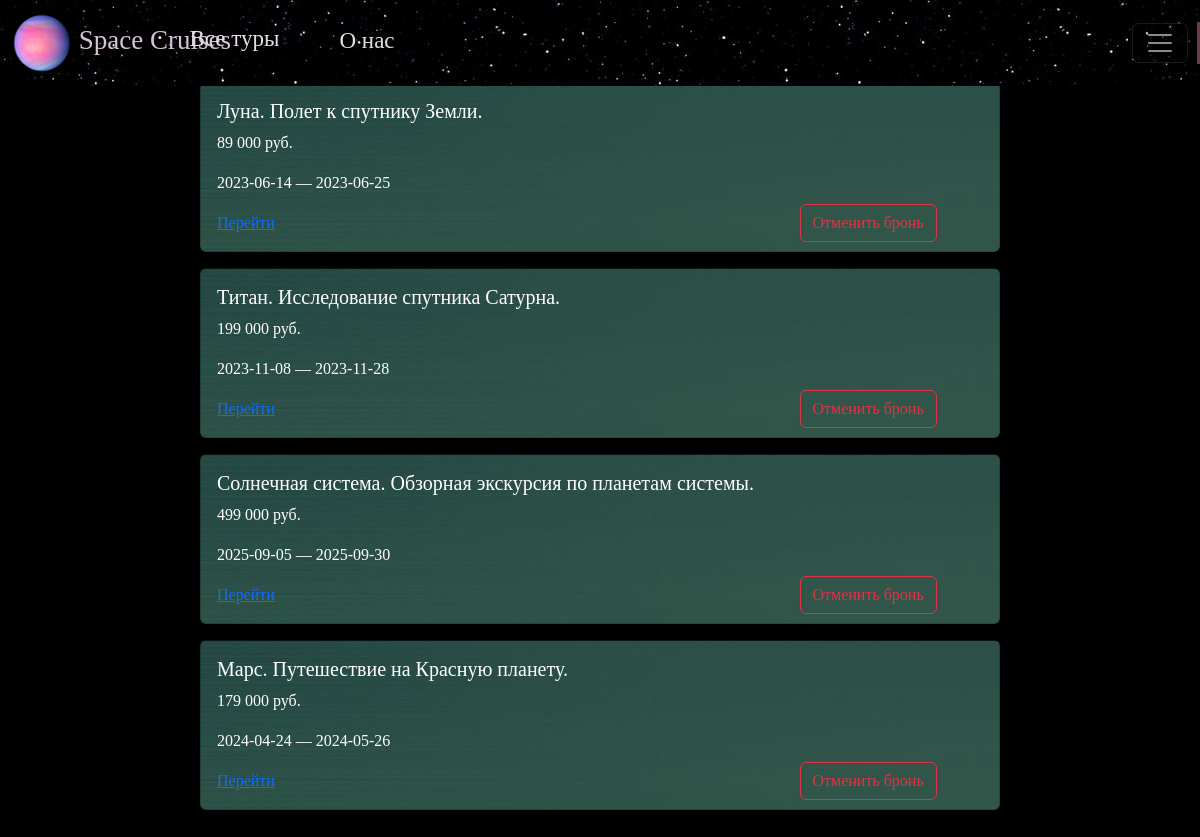
/booked_tours (signed in), run on the app's committed database.
### data/tours_form.py (models this page shows)
class Tour(SqlAlchemyBase, SerializerMixin):
    __tablename__ = 'tours'
    id = sqlalchemy.Column(sqlalchemy.Integer, primary_key=True, autoincrement=True)
    name = sqlalchemy.Column(sqlalchemy.String, nullable=True)
    description = sqlalchemy.Column(sqlalchemy.String, nullable=True)
    start_date = sqlalchemy.Column(sqlalchemy.DateTime)
    end_date = sqlalchemy.Column(sqlalchemy.DateTime)
    image = sqlalchemy.Column(sqlalchemy.String, nullable=True)
    price = sqlalchemy.Column(sqlalchemy.Integer, nullable=True)
    full_description = sqlalchemy.Column(sqlalchemy.String, nullable=True)
    arrival = sqlalchemy.Column(sqlalchemy.String, nullable=True)
    location = sqlalchemy.Column(sqlalchemy.String, nullable=True)
    go_back = sqlalchemy.Column(sqlalchemy.String, nullable=True)
    users = orm.relationship("User", secondary="users_to_tours",
                             backref="tours", lazy='subquery')
    users_who_booked = orm.relationship("User", secondary="users_to_booked_tours",
                                        backref="booked_tours",
                                        lazy='subquery')
    feedbacks = orm.relationship("Feedback", back_populates='tour')  # Список отзывов о туре

### main.py (the view)
@app.route("/booked_tours")  # Забронированные полеты
def booked_tours():
    cur_url(request.base_url)
    return render_template("booked_tours.html")

### data/db_session.py (called while the page is built)
def create_session() -> Session:
    global __factory
    return __factory()

### main.py (called while the page is built)
def cur_url(url):
    global CUR_URL
    CUR_URL = url
    with open('data/cur_url.txt', "w", encoding="utf-8") as f:
        f.write(CUR_URL)  # Запись в файл

@login_manager.user_loader
def load_user(user_id):  # Функция для получения пользователя
    db_sess = create_session()
    return db_sess.query(User).get(user_id)

### templates/booked_tours.html (shortened to what this page needs)
{% extends "base.html" %}
{% block content %}
<h3 align="center" style="color:white;font-family:century gothic">Забронированные туры</h3>
<br>
{% if current_user.booked_tours %}
{% for tour in current_user.booked_tours %}
<div class="card mb-3" style="background-image:url(/static/img/green_sky.jpg);color:white;font-family:century gothic;
width:800px;margin-left:auto;margin-right:auto">
    <div class="card-body">
        <h5 class="card-title">{{ tour.name }}</h5>
        <p class="card-text">{{ tour.price }} руб.</p>
        <p class="card-text">{{tour.start_date.date()}} — {{tour.end_date.date()}}</p>
        <a href="/more_detailed/{{tour.id}}">Перейти</a>
        <a class="btn btn-outline-danger" style="position:absolute;left:75%;bottom:5%"
           href="/cancel_booking/{{tour.id}}">Отменить бронь</a>
    </div>
</div>
{% endfor %}
{%endif%}
{% endblock %}

### static/css/style.css (style rules this page uses)
* { box-sizing: border-box; }
a { display: inline-block; }

### data on the page
Tour: name "Луна. Полет к спутнику Земли.", price "89 000", start_date "2023-06-14", end_date "2023-06-25"
Tour: name "Титан. Исследование спутника Сатурна.", price "199 000", start_date "2023-11-08", end_date "2023-11-28"
Tour: name "Солнечная система. Обзорная экскурсия по планетам системы.", price "499 000", start_date "2025-09-05", end_date "2025-09-30"
Tour: name "Марс. Путешествие на Красную планету.", price "179 000", start_date "2024-04-24", end_date "2024-05-26"
